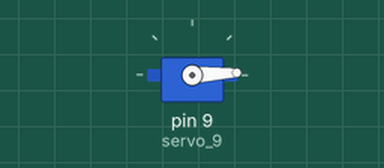
Simulated run of this sketch. Board: Arduino Uno, built with avr-gcc and run on an emulated ATmega328P. On the bench: servo.

Above: at 0.05 s.
At 0.9 s:
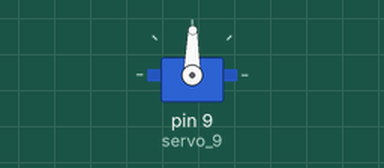
At 1.75 s:
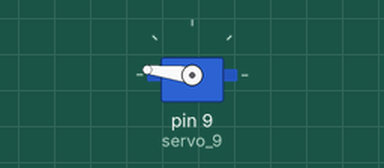
At 3.45 s:
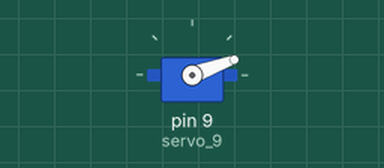
Timing chart, 0 to 8.4 s (numbered marks = the images above):
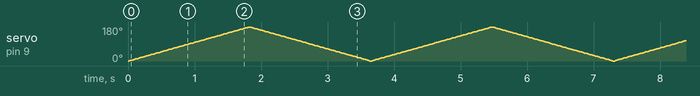

The sketch:

SERVO_MOTOR.ino
```cpp
#include <Servo.h>

int pos = 0;

Servo servo_9;

void setup()
{
  servo_9.attach(9);

}

void loop()
{
  // Servo 0 ile 180 derece arasında sür
  // 1 dereceyle
  for (pos = 0; pos <= 180; pos += 1) {
    // for döngüsü: (başlangıç değeri; koşul; değişim-miktarı)
    servo_9.write(pos);

    delay(10);
  }
  for (pos = 180; pos >= 0; pos -= 1) {

    servo_9.write(pos);

    delay(10);
  }
}

// Dol Academy eğitim içeriğinden de ulaşabilirisiniz...
```
